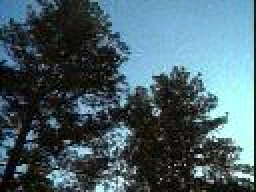
#> input picture project/sources/dataset/5100.jpg, 128 x 96 px (shown 2 times larger)
$ python -i Histogramcalculation.py   (imports and definitions only)
#> lines starting #> are read from the running program, lines starting #| are printed output that depends on the picture; after the words box and inside, x2 and y2 are one past the last pixel; in counts of white or black regions, pixels touching at a corner belong together
#> further down, picture is the input picture: shape (96, 128, 3); mean B, G, R 105.5, 96.5, 73

### This code calculates the histogram of entire image  and then dividing the image
####into 3*3 blocks after converting the image from BGR to HSV
#### and insert the histogram of all the images in the directory into sql in the form of list.

import cv2
import glob
import numpy as np
from PIL import Image
import mysql.connector # Need to import this in order to perform the SQL operations
import time

# [4 lines that did not run here, left out]
# [1 line that did not run here, left out]

import sys

infile = sys.argv[1]

def color_extraction_multiple_blocks(img):
    img = cv2.cvtColor(img, cv2.COLOR_BGR2HSV)
#> img: shape (96, 128, 3); mean H, S, V 81.2, 90.8, 107.6
    rows,cols = img.shape[:2]
#> rows = 96; cols = 128
    windowsize_r = int(cols/3)
#> windowsize_r = 42
    windowsize_c = int(rows/3)
#> windowsize_c = 32
    hstgm1 = []


# Crop out the window and calculate the histogram
    for r in range(0,img.shape[1] - windowsize_r, windowsize_r):
        for c in range(0,img.shape[0] - windowsize_c, windowsize_c):
            Mask = np.zeros(img.shape[:2], dtype = "uint8")
            cv2.rectangle(Mask, (r, c), (r+windowsize_r, c+windowsize_c), 255, -1)
            hist = calculate_histogram(img,Mask)

            hstgm1.extend(hist)
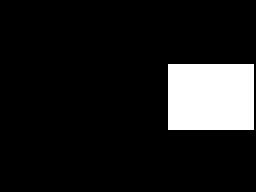
#> Mask: shape (96, 128) (shown 2 times larger); 11.5% white; 1 white region, box (x1, y1, x2, y2) and area: (84, 32, 127, 65) 1419
#> after the loop, hstgm1 = 3072 values, max 0.684 at index 2316, min 0 at index 1, mean 0.0126
    return hstgm1

def calculate_histogram(img,mask):
    hstgm = cv2.calcHist([img], [0, 1,2],mask,[16,32,1],[0, 180, 0, 256,0,256])
    hstgm =  cv2.normalize(hstgm,hstgm)
    return hstgm.flatten()

def insert_feature_nultiple_blocks(filename,histo): # inserting the histogram of an image along with its name into Mysql
    try:
        histo = str(histo)
        x.execute("""INSERT INTO blockhistogram VALUES (%s,%s)""",(filename,histo))


    except(mysql.connector.Error, mysql.connector.Warning) as e:
        print(e)
        conn.rollback()
    conn.commit()

def color_extraction(img): #Calculating the histogram of the full image

    img =cv2.cvtColor(img, cv2.COLOR_BGR2HSV)


    hstm = cv2.calcHist([img], [0, 1,2],None,[16,32,1],[0, 180, 0, 256,0,256])
    hstgm =  cv2.normalize(hstm,hstm)
    return hstgm.flatten()


def insert_feature(filename,features): # inserting the histogram of an image along with its name into Mysql
    try:
        features = str(features)
        x.execute("""INSERT INTO fullhistogram VALUES (%s,%s)""",(filename,features))


    except(mysql.connector.Error, mysql.connector.Warning) as e:
        print(e)
        conn.rollback()
    conn.commit()


# reading all the images from the specified directory
# [1 line not run here, left out]
starttime = time.time()
count = 0
# [18 lines not run here, left out]
end_time = time.time()
# [2 lines not run here, left out]

>>> import cv2
>>> picture = cv2.imread('../sources/dataset/5100.jpg')
>>> result = color_extraction_multiple_blocks(picture)
#> result has the same summary as hstgm1 in color_extraction_multiple_blocks
